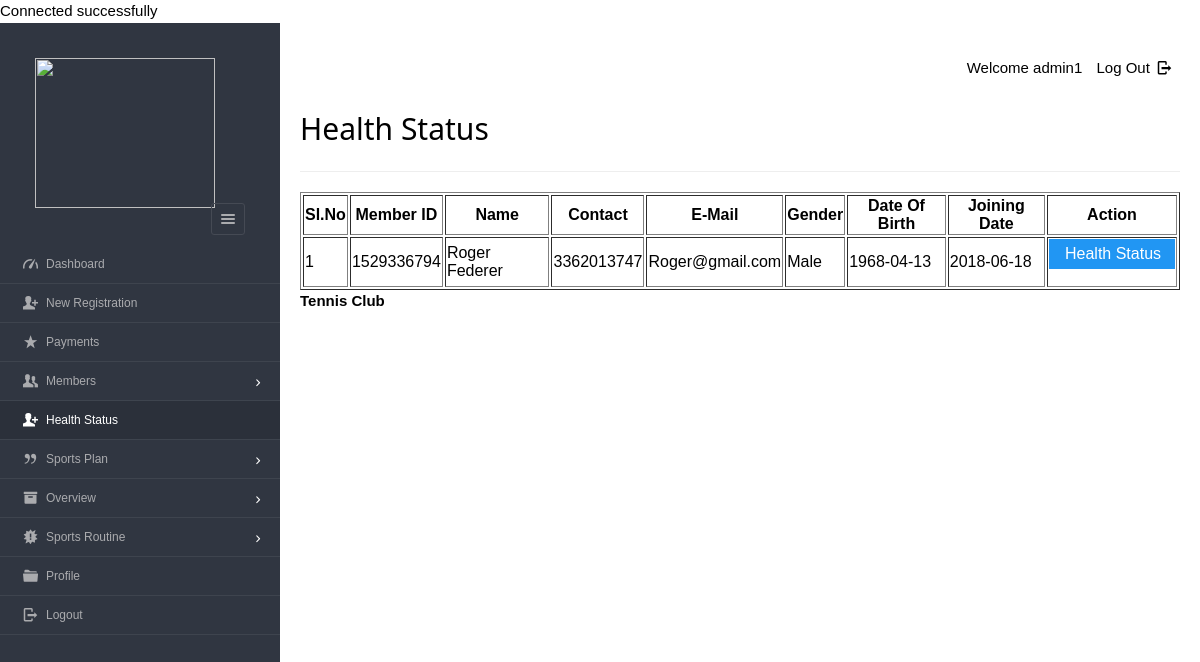
The page /dashboard/admin/new_health_status.php (signed in) on the database its author committed.
### tables this page shows
CREATE TABLE `enrolls_to` (
`et_id` int(5),
`pid` varchar(8) ,
`uid` varchar(20),
`paid_date` varchar(15),
`expire` varchar(15),
`renewal` varchar(15),
PRIMARY KEY (`et_id`) USING BTREE,
INDEX `user_ID`(`uid`) USING BTREE,
INDEX `plan_ID_idx`(`pid`) USING BTREE,
CONSTRAINT `plan_ID` FOREIGN KEY (`pid`) REFERENCES `plan` (`pid`) ON DELETE NO ACTION ON UPDATE NO ACTION,
CONSTRAINT `user_ID` FOREIGN KEY (`uid`) REFERENCES `users` (`userid`) ON DELETE CASCADE ON UPDATE NO ACTION
);

CREATE TABLE `users`(
`userid` varchar(20) NOT NULL,
`username` varchar(40),
`gender` varchar(8),
`mobile` varchar(20),
`email` varchar(20),
`dob` varchar(10),
`joining_date` varchar(10),
PRIMARY KEY (`userid`) USING BTREE,
UNIQUE INDEX `email`(`email`) USING BTREE,
INDEX `userid`(`userid`) USING BTREE
);

### dashboard/admin/new_health_status.php (the view, shortened to what this page needs)
<?php
require '../../include/db_conn.php';
?>
<!DOCTYPE html>
<html lang="en">
<head>
  <link rel="stylesheet" href="../../css/style.css"  id="style-resource-5">
    <link rel="stylesheet" href="../../css/dashMain.css">
    <link rel="stylesheet" type="text/css" href="../../css/entypo.css">
	<link href="a1style.css" rel="stylesheet" type="text/css">
</head>
     <body class="page-body  page-fade" onload="collapseSidebar()">
    	<div class="page-container sidebar-collapsed" id="navbarcollapse">
		<div class="sidebar-menu">
			<header class="logo-env">
			<div class="logo">
				<a href="main.php">
					<img src="logo1.png" alt="" width="192" height="80" />
				</a>
			</div>
					<div class="sidebar-collapse" onclick="collapseSidebar()">
				<a href="#" class="sidebar-collapse-icon with-animation">
					<i class="entypo-menu"></i>
				</a>
			</div>
			</header>
    		<?php include('nav.php'); ?>
    	</div>
    		<div class="main-content">
				<div class="row">
					<div class="col-md-6 col-sm-8 clearfix">
					</div>
					<div class="col-md-6 col-sm-4 clearfix hidden-xs">
						<ul class="list-inline links-list pull-right">
							<li>Welcome <?php echo $_SESSION['full_name']; ?>
							</li>
							<li>
								<a href="logout.php">
									Log Out <i class="entypo-logout right"></i>
								</a>
							</li>
						</ul>
					</div>
				</div>
		<h2>Health Status</h2>
		<hr />
		<table class="table table-bordered datatable" id="table-1" border=1>
			<thead>
				<tr><h2>
					<th>Sl.No</th>
					<th>Member ID</th>
					<th>Name</th>
					<th>Contact</th>
					<th>E-Mail</th>
					<th>Gender</th>
					<th>Date Of Birth</th>
					<th>Joining Date</th>
					<th>Action</th></h2>
				</tr>
			</thead>
				<tbody>
						<?php
							$query  = "select * from users ORDER BY joining_date";
							$result = mysqli_query($conn, $query);
							$sno    = 1;
							if (mysqli_affected_rows($conn) != 0) {
							    while ($row = mysqli_fetch_array($result, MYSQLI_ASSOC)) {
							        $uid   = $row['userid'];
							        $query1  = "select * from enrolls_to WHERE uid='$uid' AND renewal='yes'";
							        $result1 = mysqli_query($conn, $query1);
							        if (mysqli_affected_rows($conn) == 1) {
							            while ($row1 = mysqli_fetch_array($result1, MYSQLI_ASSOC)) {
							                echo "<tr><td>".$sno."</td>";
							                echo "<td>" . $row['userid'] . "</td>";
							                echo "<td>" . $row['username'] . "</td>";
							                echo "<td>" . $row['mobile'] . "</td>";
							                echo "<td>" . $row['email'] . "</td>";
							                echo "<td>" . $row['gender'] . "</td>";
							                echo "<td>" . $row['dob'] . "</td>";
							                echo "<td>" . $row['joining_date'] ."</td>";
							                $uname=$row['username'];
							       			$udob=$row['dob'];
							        		$ujoing=$row['joining_date'];
							        		$ugender=$row['gender'];
							                $sno++;
							                echo "<td><form action='health_status_entry.php' method='post'><input type='hidden' name='uid' value='" . $uid . "'/>
							                <input type='hidden' name='uname' value='" . $uname . "'/>
							                <input type='hidden' name='udob' value='" . $udob . "'/>
							                <input type='hidden' name='ujoin' value='" . $ujoing . "'/>
							                <input type='hidden' name='ugender' value='" . $ugender . "'/><input type='submit' class='a1-btn a1-blue' id='button1' value='Health Status' class='btn btn-info'/></form></td></tr>";
							            }
							        }
							    }
							}
						?>
					</tbody>
				</table>
			<?php include('footer.php'); ?>
    	</div>
    </body>
</html>

### css/style.css (style rules this page uses)
html { font-size: 62.5%; font-family: sans-serif; }
div { display: block; }
body { font-family: "Noto Sans", sans-serif, "Helvetica Neue", Helvetica, Arial, sans-serif; font-size: 12px; line-height: 1.428571429; display: block; margin: 0; }
*, *:before, *:after { box-sizing: border-box; }
a { text-decoration: none; background: transparent; }
img { vertical-align: middle; }
img { border: 0; }
.logo img { width: 220px; height: 200px; }
input, button, select, textarea { font-family: inherit; font-size: inherit; line-height: inherit; }
button, input { line-height: normal; }
button, input, select, textarea { font-family: inherit; font-size: 100%; margin: 0; }
input { background-color: white; cursor: text; padding: 1px; border-width: 2px; border-style: inset; border-color: initial; border-image: initial; }
input, textarea, select, button { text-rendering: auto; color: initial; letter-spacing: normal; word-spacing: normal; text-transform: none; text-indent: 0px; text-shadow: none; display: inline-block; text-align: start; margin: 0em; font: 400 13.3333px Arial; }
button, html input[type="button"], input[type="reset"], input[type="submit"] { cursor: pointer; }
a { color: #373e4a; text-decoration: none; }
a { background: transparent; }
a { color: #373e4a; }
.page-container { position: relative; padding-left: 280px; }
.page-container .sidebar-menu { position: absolute; width: 280px; top: 0; left: 0; bottom: 0; background: #303641; color: #aaabae; z-index: 1; min-height: 796px; box-sizing: border-box; }
.page-container .sidebar-menu .logo-env { width: 100%; padding: 35px; padding-bottom: 10px; box-sizing: border-box; }
.page-container .sidebar-menu .logo-env:before, .page-container .sidebar-menu .logo-env:after { content: " "; display: table; }
.page-container .sidebar-menu .logo-env > div { display: block; vertical-align: middle; white-space: nowrap; float: left; }
.page-container .sidebar-menu .logo-env > div > a { display: inline-block; color: #aaabae; }
.page-container .sidebar-menu .logo-env > div.sidebar-collapse, .page-container .sidebar-menu .logo-env > div.sidebar-mobile-menu { position: relative; float: right; }
.page-container .sidebar-menu .logo-env > div.sidebar-collapse a, .page-container .sidebar-menu .logo-env > div.sidebar-mobile-menu a { display: inline-block; border: 1px solid #454a54; text-align: center; padding: 0; line-height: 1; font-size: 20px; font-weight: 300; padding: 5px 2px; background-clip: padding-box; border-radius: 3px; transition: all 200ms ease-in-out; }
.page-container .sidebar-menu .logo-env .logo img { width: 180px; height: 150px; }
.page-container .sidebar-menu .logo-env:after { clear: both; }
ul, ol { margin-top: 0; margin-bottom: 8.5px; }
ul, menu, dir { display: block; list-style-type: disc; }
li { display: list-item; }
i, cite, em, var, address, dfn { font-style: italic; }

### css/entypo.css (style rules this page uses)
[class^="entypo-"]:before, [class*=" entypo-"]:before { font-family: "entypo"; font-style: normal; font-weight: normal; speak: none; display: inline-block; text-decoration: inherit; width: 1em; margin-right: .2em; text-align: center; font-variant: normal; text-transform: none; line-height: 1em; margin-left: .2em; }
.entypo-menu:before { content: '\e811'; }
.entypo-logout:before { content: '\e85d'; }

### dashboard/admin/new_health_status.php (style rules this page uses)
#button1 { width:126px; }

### rows shown on the page
enrolls_to: uid.userid "1529336794", uid.username "Roger Federer", uid.mobile "3362013747", uid.email "Roger@gmail.com", uid.gender "Male", uid.dob "1968-04-13", uid.joining_date "2018-06-18"

### other values the page prints
$_SESSION['full_name'] "admin1"
